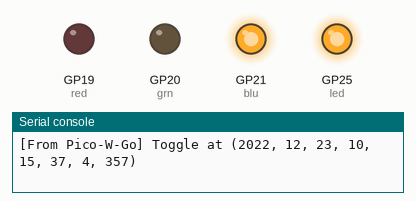
A program run on a simulated Raspberry Pi Pico running MicroPython. Parts: output pins drawn as LEDs (lit = HIGH), the last lines printed to the serial console.

Above: at 0.2 s.
At 1.7 s:
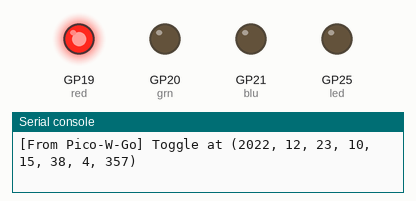
Timing chart, 0 to 3.0 s (numbered marks = the images above):
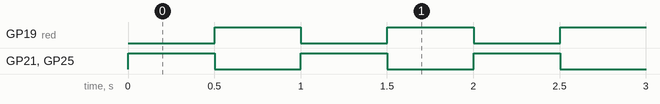

Measured:
- by itself, GP19 (red), GP21 (blu), GP25 (led): alternates HIGH for 0.50 s and LOW for 0.50 s

The program:

led.py
```python
from machine import Pin
from time import sleep
import utime

red = Pin(19, Pin.OUT)
grn = Pin(20, Pin.OUT)
blu = Pin(21, Pin.OUT)
led = Pin(25, Pin.OUT)

red.off()
grn.off()
blu.off()
epoch = 1671790536
while True:
    epoch = epoch + 1
    print("[From Pico-W-Go] Toggle at " + str(utime.gmtime(epoch)))
    led.toggle()
    red.off()
    blu.toggle()
    sleep(0.5)
    led.toggle()
    blu.off()
    red.toggle()
    sleep(0.5)
```
